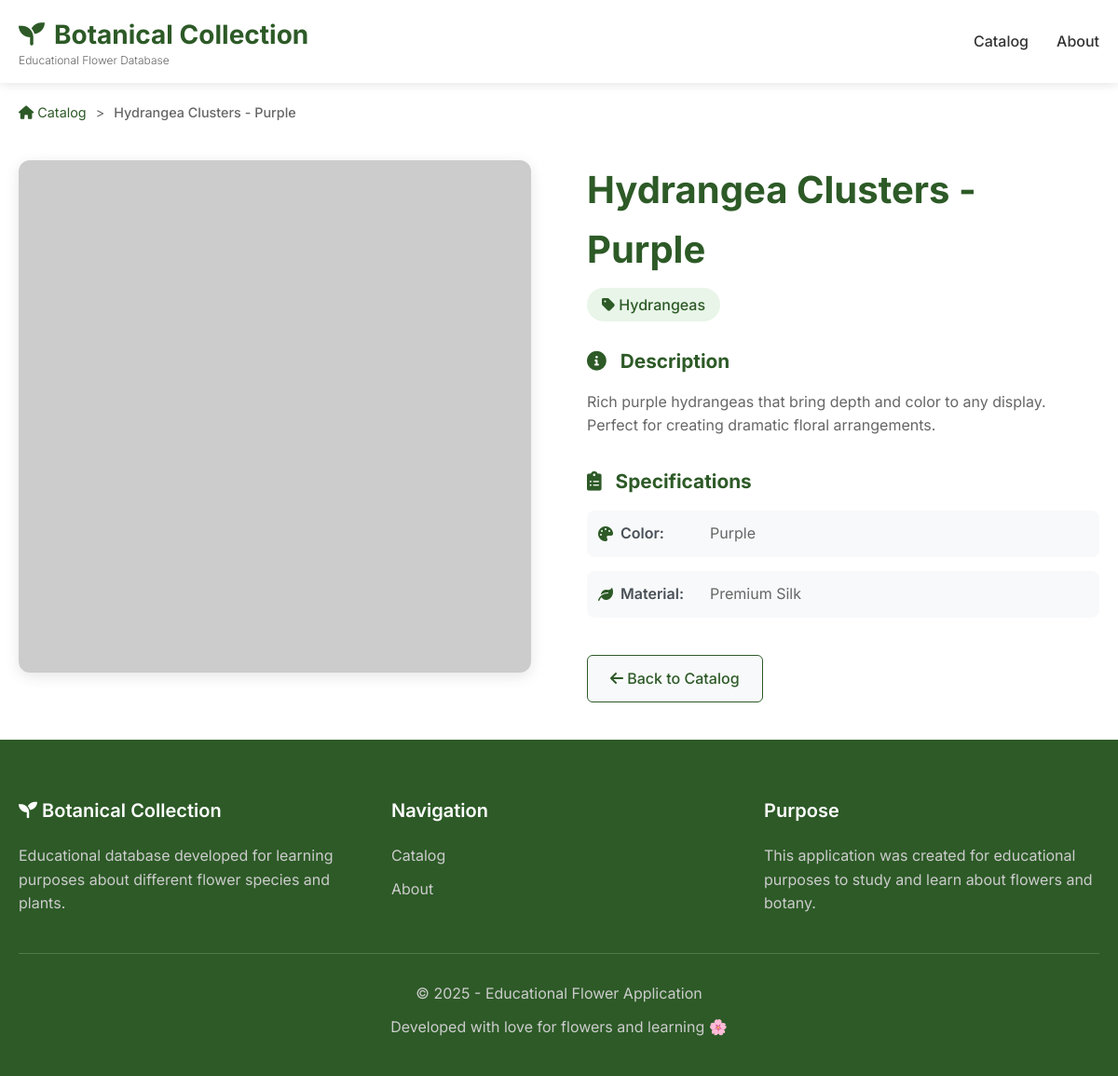
The app's page /flower-detail.php?id=5 with its own data.
### tables this page shows
CREATE TABLE products (
    id INT AUTO_INCREMENT PRIMARY KEY,
    name VARCHAR(200) NOT NULL,
    slug VARCHAR(200) NOT NULL UNIQUE,
    description TEXT,
    short_description VARCHAR(500),
    category_id INT NOT NULL,
    price DECIMAL(10,2) NOT NULL,
    wholesale_price DECIMAL(10,2),
    min_quantity INT DEFAULT 1,
    min_quantity_unit VARCHAR(50) DEFAULT 'pieces',
    stock_quantity INT DEFAULT 0,
    sku VARCHAR(100) UNIQUE,
    image_url TEXT,
    gallery_images JSON,
    featured BOOLEAN DEFAULT FALSE,
    active BOOLEAN DEFAULT TRUE,
    meta_title VARCHAR(255),
    meta_description TEXT,
    weight DECIMAL(8,2),
    dimensions VARCHAR(100),
    color VARCHAR(50),
    material VARCHAR(100),
    created_at TIMESTAMP DEFAULT CURRENT_TIMESTAMP,
    updated_at TIMESTAMP DEFAULT CURRENT_TIMESTAMP ON UPDATE CURRENT_TIMESTAMP,
    
    FOREIGN KEY (category_id) REFERENCES categories(id) ON DELETE CASCADE,
    INDEX idx_category (category_id),
    INDEX idx_active (active),
    INDEX idx_featured (featured),
    INDEX idx_price (price),
    FULLTEXT idx_search (name, description, short_description)
);

CREATE TABLE categories (
    id INT AUTO_INCREMENT PRIMARY KEY,
    name VARCHAR(100) NOT NULL,
    slug VARCHAR(100) NOT NULL UNIQUE,
    description TEXT,
    image_url VARCHAR(255),
    active BOOLEAN DEFAULT TRUE,
    created_at TIMESTAMP DEFAULT CURRENT_TIMESTAMP,
    updated_at TIMESTAMP DEFAULT CURRENT_TIMESTAMP ON UPDATE CURRENT_TIMESTAMP
);

### includes/database.php (called while the page is built, shortened)
<?php
class Database {
    private static $instance = null;
    private $connection;
    private $host = 'localhost';
    private $database = 'usi_floral_db';
    private $username = 'root';
    private $password = '';
    private $charset = 'utf8mb4';
    private function __construct() {
        try {
            $dsn = "mysql:host={$this->host};dbname={$this->database};charset={$this->charset}";
            $options = [
                PDO::ATTR_ERRMODE            => PDO::ERRMODE_EXCEPTION,
                PDO::ATTR_DEFAULT_FETCH_MODE => PDO::FETCH_ASSOC,
                PDO::ATTR_EMULATE_PREPARES   => false,
            ];
            $this->connection = new PDO($dsn, $this->username, $this->password, $options);
        } catch (PDOException $e) {
            throw new PDOException("Error de conexión: " . $e->getMessage());
        }
    }
    public static function getInstance() {
        if (self::$instance === null) {
            self::$instance = new self();
        }
        return self::$instance;
    }
    public function getConnection() {
        return $this->connection;
    }
}
class ProductManager {
    private $db;
    public function __construct() {
        $this->db = Database::getInstance()->getConnection();
    }
    public function getProductById($id) {
        try {
            $sql = "SELECT
                        p.*, c.name as category_name, c.slug as category_slug
                    FROM products p
                    JOIN categories c ON p.category_id = c.id
                    WHERE p.id = ? AND p.active = TRUE";
            $stmt = $this->db->prepare($sql);
            $stmt->execute([$id]);
            return $stmt->fetch();
        } catch (Exception $e) {
            error_log("Get Product By ID Error: " . $e->getMessage());
            return false;
        }
    }
}
?>

### flower-detail.php (the view, shortened to what this page needs)
<?php
$flowerId = $_GET['id'] ?? null;
$flower = null;
try {
    require_once 'includes/database.php';
    $productManager = new ProductManager();
    try {
        $flower = $productManager->getProductById($flowerId);
    } catch (Exception $e) {
        $errorMessage = "Error loading flower: " . $e->getMessage();
    }
} catch (Exception $e) {
    $errorMessage = "Database connection error: " . $e->getMessage();
}
?>
<!DOCTYPE html>
<html lang="en">
<head>
    <link rel="stylesheet" href="css/style.css">
    <link href="https://cdnjs.cloudflare.com/ajax/libs/font-awesome/6.0.0/css/all.min.css" rel="stylesheet">
</head>
<body>
    <header class="header">
        <div class="header-main">
            <div class="container">
                <div class="header-content">
                    <div class="logo">
                        <h1><i class="fas fa-seedling"></i> Botanical Collection</h1>
                        <p class="subtitle">Educational Flower Database</p>
                    </div>
                    <nav class="main-nav">
                        <ul>
                            <li><a href="index.php">Catalog</a></li>
                            <li><a href="about.php">About</a></li>
                        </ul>
                    </nav>
                </div>
            </div>
        </div>
    </header>
    <main class="main-content">
        <div class="container">
            <nav class="breadcrumb">
                <a href="index.php"><i class="fas fa-home"></i> Catalog</a>
                <span class="separator">></span>
                <span class="current"><?php echo htmlspecialchars($flower['name']); ?></span>
            </nav>
            <div class="flower-detail">
                <div class="flower-detail-grid">
                    <div class="flower-gallery">
                        <?php if (!empty($flower['image_url'])): ?>
                            <div class="main-image">
                                <img src="<?php echo htmlspecialchars($flower['image_url']); ?>"
                                     alt="<?php echo htmlspecialchars($flower['name']); ?>"
                                     id="mainImage">
                            </div>
                        <?php endif; ?>
                    </div>
                    <div class="flower-info">
                        <div class="flower-header">
                            <h1 class="flower-title"><?php echo htmlspecialchars($flower['name']); ?></h1>
                            <?php if (!empty($flower['category_name'])): ?>
                                <span class="category-badge">
                                    <i class="fas fa-tag"></i>
                                    <?php echo htmlspecialchars($flower['category_name']); ?>
                                </span>
                            <?php endif; ?>
                        </div>
                        <?php if (!empty($flower['description'])): ?>
                            <div class="flower-description">
                                <h3><i class="fas fa-info-circle"></i> Description</h3>
                                <p><?php echo nl2br(htmlspecialchars($flower['description'])); ?></p>
                            </div>
                        <?php endif; ?>
                        <div class="technical-specs">
                            <h3><i class="fas fa-clipboard-list"></i> Specifications</h3>
                            <div class="specs-grid">
                                <?php if (!empty($flower['color'])): ?>
                                    <div class="spec-item">
                                        <span class="spec-label">
                                            <i class="fas fa-palette"></i>
                                            Color:
                                        </span>
                                        <span class="spec-value"><?php echo htmlspecialchars($flower['color']); ?></span>
                                    </div>
                                <?php endif; ?>
                                <?php if (!empty($flower['material'])): ?>
                                    <div class="spec-item">
                                        <span class="spec-label">
                                            <i class="fas fa-leaf"></i>
                                            Material:
                                        </span>
                                        <span class="spec-value"><?php echo htmlspecialchars($flower['material']); ?></span>
                                    </div>
                                <?php endif; ?>
                            </div>
                        </div>
                        <div class="flower-actions">
                            <a href="index.php" class="btn btn-secondary">
                                <i class="fas fa-arrow-left"></i>
                                Back to Catalog
                            </a>
                        </div>
                    </div>
                </div>
            </div>
        </div>
    </main>
    <footer class="footer">
        <div class="container">
            <div class="footer-content">
                <div class="footer-section">
                    <h4><i class="fas fa-seedling"></i> Botanical Collection</h4>
                    <p>Educational database developed for learning purposes about different flower species and plants.</p>
                </div>
                <div class="footer-section">
                    <h4>Navigation</h4>
                    <ul>
                        <li><a href="index.php">Catalog</a></li>
                        <li><a href="about.php">About</a></li>
                    </ul>
                </div>
                <div class="footer-section">
                    <h4>Purpose</h4>
                    <p>This application was created for educational purposes to study and learn about flowers and botany.</p>
                </div>
            </div>
            <div class="footer-bottom">
                <p>&copy; 2025 - Educational Flower Application</p>
                <p>Developed with love for flowers and learning 🌸</p>
            </div>
        </div>
    </footer>
</body>
</html>

### css/style.css (style rules this page uses)
* { margin: 0; padding: 0; box-sizing: border-box; }
body { font-family: 'Inter', sans-serif; line-height: 1.6; color: #333; background-color: #fff; }
.container { max-width: 1200px; margin: 0 auto; padding: 0 20px; }
.btn { display: inline-block; padding: 12px 24px; text-decoration: none; border-radius: 6px; font-weight: 500; transition: all 0.3s ease; border: none; cursor: pointer; text-align: center; }
.btn-secondary { background-color: #f8f9fa; color: #2d5a27; border: 1px solid #2d5a27; }
.header { position: sticky; top: 0; background-color: white; box-shadow: 0 2px 10px rgba(0,0,0,0.1); z-index: 1000; }
.header-main { padding: 15px 0; }
.header-content { display: flex; justify-content: space-between; align-items: center; }
.logo h1 { color: #2d5a27; font-size: 28px; font-weight: 700; display: flex; align-items: center; gap: 10px; }
.main-nav ul { display: flex; list-style: none; gap: 30px; }
.main-nav a { text-decoration: none; color: #333; font-weight: 500; transition: color 0.3s ease; }
.footer { background-color: #2d5a27; color: white; padding: 60px 0 30px; }
.footer-content { display: grid; grid-template-columns: repeat(auto-fit, minmax(250px, 1fr)); gap: 40px; margin-bottom: 40px; }
.footer-section h4 { font-size: 20px; font-weight: 600; margin-bottom: 20px; }
.footer-section ul { list-style: none; }
.footer-section ul li { margin-bottom: 10px; }
.footer-section a { color: #ccc; text-decoration: none; transition: color 0.3s ease; }
.footer-section p { color: #ccc; line-height: 1.6; }
.footer-bottom { border-top: 1px solid #4a7c43; padding-top: 30px; text-align: center; }
.footer-bottom p { color: #ccc; margin-bottom: 10px; }
.logo .subtitle { font-size: 12px; color: #666; margin-top: -5px; font-weight: 300; }
.flower-description { color: #666; margin-bottom: 15px; line-height: 1.6; }
.breadcrumb { margin: 20px 0; display: flex; align-items: center; gap: 10px; font-size: 0.9rem; }
.breadcrumb a { color: #2d5a27; text-decoration: none; }
.breadcrumb .separator { color: #666; }
.breadcrumb .current { color: #666; font-weight: 500; }
.flower-detail { margin: 40px 0; }
.flower-detail-grid { display: grid; grid-template-columns: 1fr 1fr; gap: 60px; align-items: start; }
.flower-gallery .main-image { margin-bottom: 20px; }
.flower-gallery .main-image img { width: 100%; border-radius: 12px; box-shadow: 0 4px 15px rgba(0,0,0,0.1); }
.flower-header { margin-bottom: 30px; }
.flower-title { color: #2d5a27; font-size: 2.5rem; margin-bottom: 15px; font-weight: 700; }
.category-badge { background: #e8f5e8; color: #2d5a27; padding: 8px 16px; border-radius: 25px; font-weight: 500; }
.flower-description, .technical-specs { margin-bottom: 30px; }
.flower-description h3, .technical-specs h3 { color: #2d5a27; margin-bottom: 15px; font-size: 1.3rem; }
.flower-description h3 i, .technical-specs h3 i { margin-right: 10px; }
.specs-grid { display: grid; gap: 15px; }
.spec-item { display: flex; align-items: center; padding: 12px; background: #f8f9fa; border-radius: 8px; }
.spec-label { font-weight: 600; color: #495057; min-width: 120px; display: flex; align-items: center; }
.spec-label i { margin-right: 8px; color: #2d5a27; }
.spec-value { color: #666; }
.flower-actions { margin-top: 40px; }

### records on screen
products: name "Hydrangea Clusters - Purple", category.name "Hydrangeas", description "Rich purple hydrangeas that bring depth and color to any display. Perfect for creating dramatic floral arrangements.", color "Purple", material "Premium Silk"
